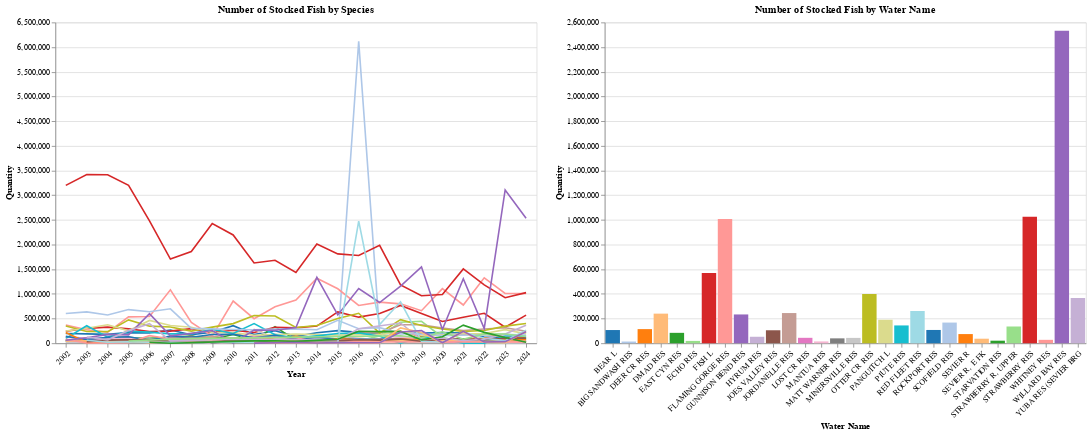

The cell this chart's notebook holds for it:
### Markdown cell above
Notes: \
    Decrease stocking in Wasatch County \
    Increase in Box Elder County \
    Spike in 2016 in Duschesne County, likely correlates with introduction of Walleye in Big Sandwash Reservoir

### Code cell
# Get the top 30 Water Names by total quantity, and group by Year
count_by_water_name = fish_stock_data.groupby(['Year', 'Water Name'])['Quantity'].sum().reset_index()

top_30_water_names = count_by_water_name.groupby('Water Name')['Quantity'].sum().nlargest(30).index

top_30_water_names_df = count_by_water_name[count_by_water_name['Water Name'].isin(top_30_water_names)]

top_30_water_names_df["Year_only"] = top_30_water_names_df["Year"]

#Interactive Year Slider
year_slider = alt.binding_range(name="Select a year : ", min=top_30_water_names_df["Year_only"].min(), max=top_30_water_names_df["Year_only"].max(), step=1)
selected_year = alt.selection_point(fields=["Year_only"], bind=year_slider, value=2024)

#Interactive Water Name Legend Selection
point_selection = alt.selection_point(fields=['Water Name'])
brush_selection = alt.selection_interval(encodings=['x'])

#Adding base plot
base_plot = alt.Chart(top_30_water_names_df)

#Color
color = alt.condition(
    brush_selection & point_selection,
    alt.Color('Water Name:N', scale=alt.Scale(scheme='category20'), legend=None),
    alt.value('lightgray')
)

#Tooltip
tooltip = alt.Tooltip(
    ["Water Name:N", "Year:O", "Quantity:Q"]
)

#Bar Chart Vis
bar_chart = base_plot.mark_bar().encode(
    x=alt.X('Water Name', axis=alt.Axis(labelAngle=-45), sort=None),
    y='Quantity', 
    color=color, 
    tooltip=tooltip
).properties(
    width=600,
    height=400,
    title='Number of Stocked Fish by Water Name'
).transform_filter(
    selected_year
).add_params(
    selected_year, 
    point_selection,
    brush_selection,
)

#Line Chart Vis
line_chart = base_plot.mark_line().encode(
    x=alt.X('Year:O', axis=alt.Axis(labelAngle=-45)),
    y='Quantity', 
    color=color, 
    tooltip=tooltip
).properties(
    width=600,
    height=400,
    title='Number of Stocked Fish by Species'
).transform_filter(
    point_selection
).add_params(
    brush_selection,
    point_selection
)

#Stacking both charts together 
temporal_chart = alt.hconcat(line_chart, bar_chart).resolve_scale()
temporal_chart

### Figure 1 — Vega-Lite specification as saved in the notebook (floating-point values rounded to 4 significant figures; data arrays with more than 128 entries replaced by an {"elided": "..."} marker saying what was removed)
{"config": {"view": {"continuousWidth": 300, "continuousHeight": 300}}, "hconcat": [{"mark": {"type": "line"}, "encoding": {"color": {"condition": {"test": {"and": [{"param": "param_9"}, {"param": "param_8"}]}, "field": "Water Name", "legend": null, "scale": {"scheme": "category20"}, "type": "nominal"}, "value": "lightgray"}, "tooltip": [{"field": "Water Name", "type": "nominal"}, {"field": "Year", "type": "ordinal"}, {"field": "Quantity", "type": "quantitative"}], "x": {"axis": {"labelAngle": -45}, "field": "Year", "type": "ordinal"}, "y": {"field": "Quantity", "type": "quantitative"}}, "height": 400, "name": "view_5", "title": "Number of Stocked Fish by Species", "transform": [{"filter": {"param": "param_8"}}], "width": 600}, {"mark": {"type": "bar"}, "encoding": {"color": {"condition": {"test": {"and": [{"param": "param_9"}, {"param": "param_8"}]}, "field": "Water Name", "legend": null, "scale": {"scheme": "category20"}, "type": "nominal"}, "value": "lightgray"}, "tooltip": [{"field": "Water Name", "type": "nominal"}, {"field": "Year", "type": "ordinal"}, {"field": "Quantity", "type": "quantitative"}], "x": {"axis": {"labelAngle": -45}, "field": "Water Name", "sort": null, "type": "nominal"}, "y": {"field": "Quantity", "type": "quantitative"}}, "height": 400, "name": "view_6", "title": "Number of Stocked Fish by Water Name", "transform": [{"filter": {"param": "param_7"}}], "width": 600}], "data": {"name": "data-8cb3245d03ab68eb5e334d40e603e201"}, "params": [{"name": "param_9", "select": {"type": "interval", "encodings": ["x"]}, "views": ["view_5", "view_6"]}, {"name": "param_8", "select": {"type": "point", "fields": ["Water Name"]}, "views": ["view_5", "view_6"]}, {"name": "param_7", "select": {"type": "point", "fields": ["Year_only"]}, "bind": {"input": "range", "max": 2024.0, "min": 2002.0, "name": "Select a year : ", "step": 1}, "value": 2024, "views": ["view_6"]}], "resolve": {"scale": {}}, "$schema": "https://vega.github.io/schema/vega-lite/v5.8.0.json", "datasets": {"data-8cb3245d03ab68eb5e334d40e603e201": {"elided": "634 records"}}}
